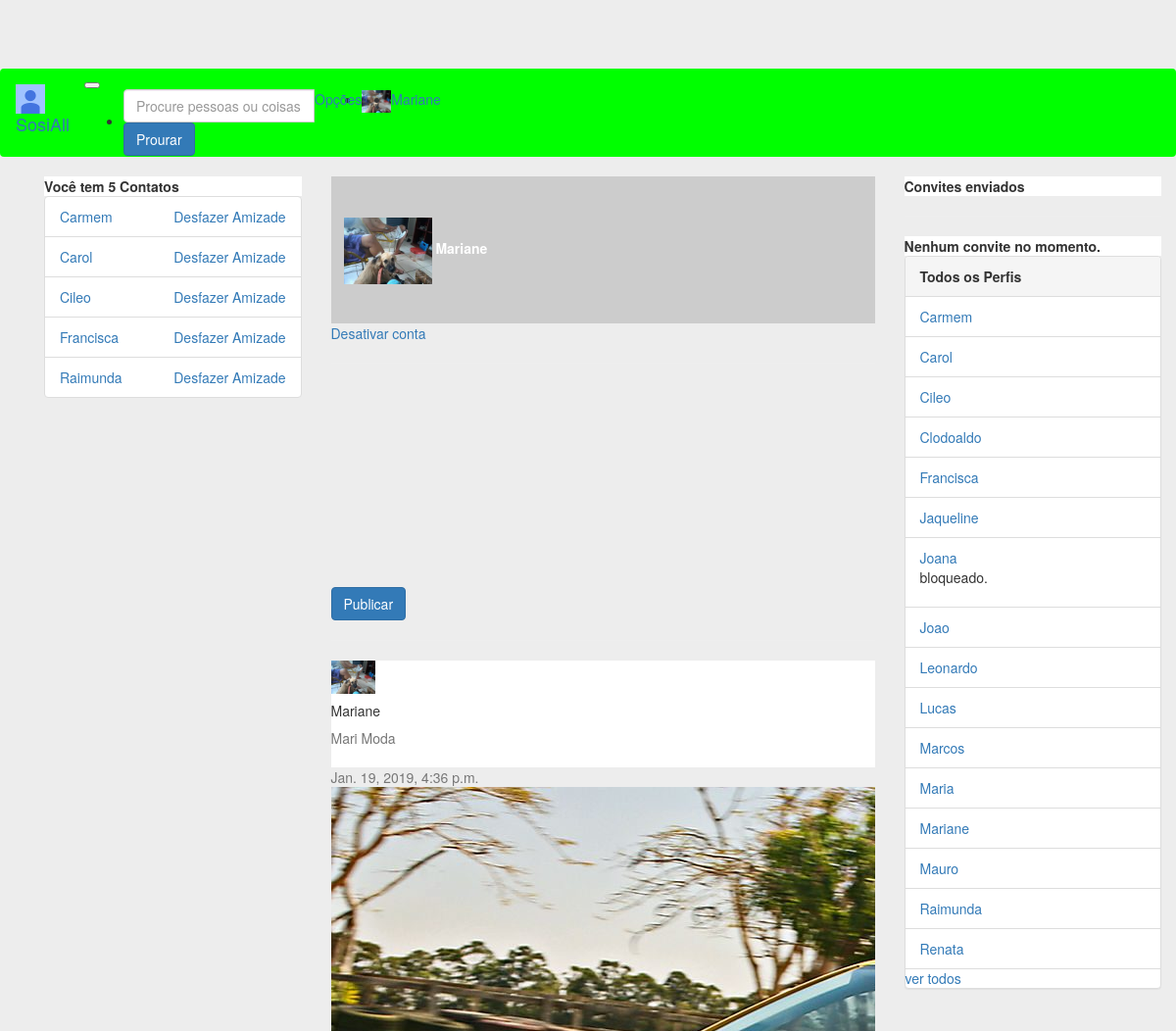
Page /perfil/6 (signed in, upper part) on the earlier database version.
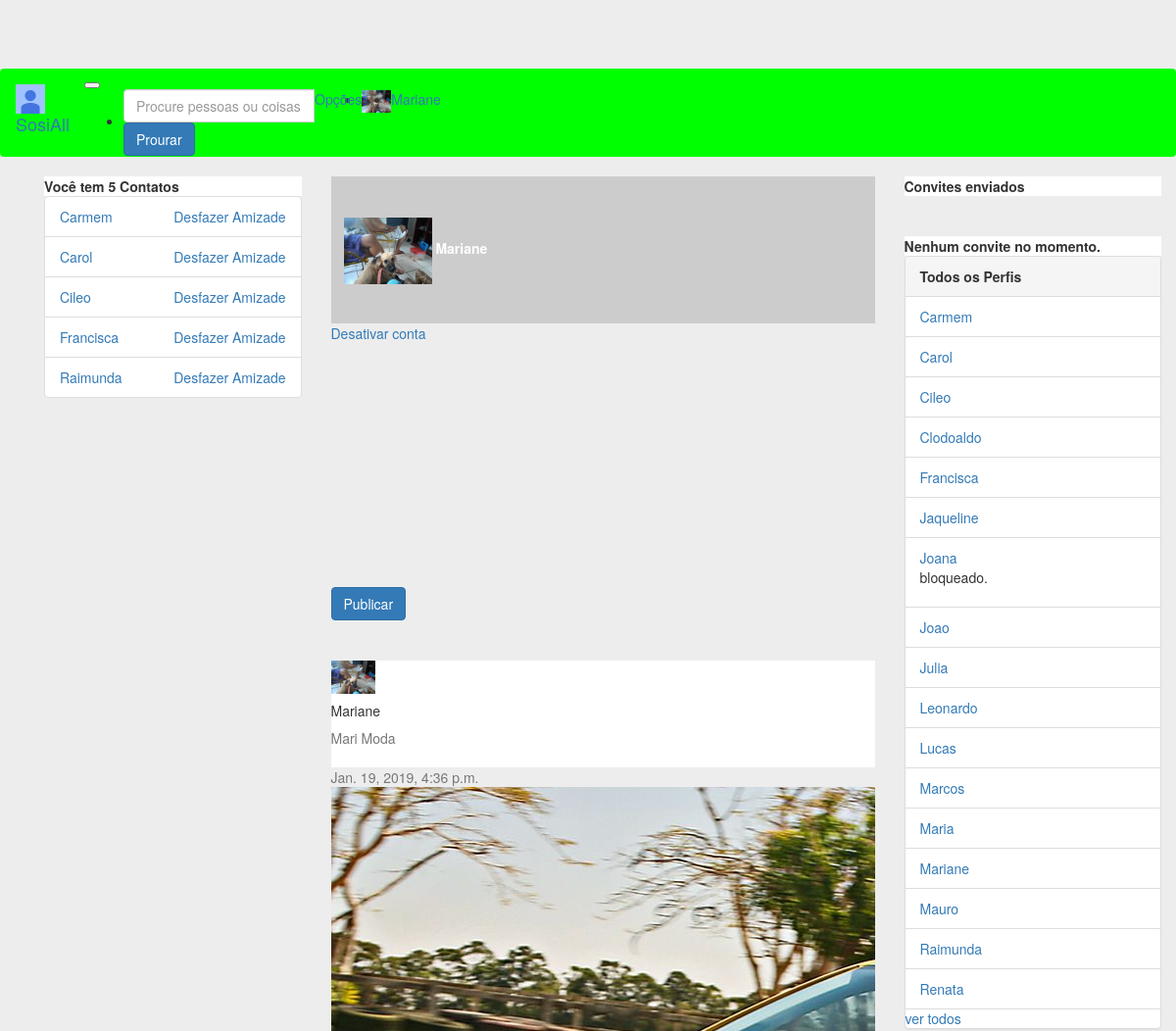
Same page on the later database version.
### perfis/models.py (models this page shows, shortened)
class Perfil(models.Model):
    nome = models.CharField(max_length=255, null=False)
    telefone = models.CharField(max_length=15, null=False)
    nome_empresa = models.CharField(max_length=255, null=False)
    contatos = models.ManyToManyField('Perfil')
    usuario = models.OneToOneField(User, related_name='perfil', on_delete=models.CASCADE)
    criado_em = models.DateTimeField(auto_now_add=True)
    atualizado_em = models.DateTimeField(auto_now=True)
    convidavel = models.BooleanField(blank=True, null=True)
    ativa = models.BooleanField(default=True)
    justificativa = models.TextField(null=True)
    bloqueado = models.BooleanField(default=False)
    error_mensage = models.CharField(max_length=512, null=True)
    foto = models.ImageField(blank=True, null=True, upload_to='media/')
    capa = models.ImageField(blank=True, null=True, upload_to='media/')
    class Meta:
        ordering = ('nome',)
    def pode_convidar(self, perfil):
        nao_pode = self.convite_a_si_mesmo(perfil) or self.ja_eh_contato(perfil) or self.ja_possui_convite(perfil)
        return not nao_pode
    def convite_a_si_mesmo(self, perfil):
        return self == perfil
    def __str__(self):
        return self.nome

### posts/models.py (models this page shows)
class Post(models.Model):
    user = models.ForeignKey(Perfil, related_name='postagens', on_delete=models.DO_NOTHING)
    postagem = models.CharField(max_length=255)
    created_at = models.DateTimeField(auto_now_add=True)
    init = models.BooleanField(default=False)
    def __str__(self):
        return self.postagem
    class Meta:
        ordering = ('-created_at',)

class Image(models.Model):
    post = models.ForeignKey(Post, related_name='imagens', on_delete=models.CASCADE)
    foto = models.ImageField(blank=True, null=True, upload_to='media/')

### perfis/views.py (the view)
# urls.py: path('perfil/<int:perfil_id>', views.exibir_perfil, name='exibir'),
@login_required
def exibir_perfil(request, perfil_id):
    perfil = Perfil.objects.get(id=perfil_id)
    messages = Feedback.objects.filter(perfil=get_perfil_logado(request))
    feedbacks = []
    for msg in messages:
        feedbacks.append(msg.message)
        msg.delete()
    posts = perfil.postagens.all()
    ITEMS_PER_PAGE = 5
    paginator = Paginator(posts, ITEMS_PER_PAGE)
    page = request.GET.get('page',1)
    try:
        posts_page = paginator.get_page(page)
    except InvalidPage:
        posts_page = paginator.get_page(1)
    form = PostModelForm()
    if perfil.bloqueado:
        perfil.error_mensage = 'Conta bloqueada pelos administradores!'
        return render(request, 'perfis/perfil.html',{'perfil_logado': get_perfil_logado(request), 'perfil':perfil})
    if perfil.ativa:
        perfil_logado = get_perfil_logado(request)
        perfil_logado.convidavel = perfil_logado.pode_convidar(perfil)
        if perfil_logado.usuario.is_superuser:
            return render(request, 'perfis/perfil.html',{'perfis': Perfil.objects.all(),
                'perfil': perfil,'perfil_logado': perfil_logado, 'form':form, 'posts':posts_page, 'messages':feedbacks})
        return render(request, 'perfis/perfil.html',{'perfil': perfil,
            'perfil_logado': perfil_logado, 'form':form, 'posts':posts_page, 'messages':feedbacks})
    else:
        perfil.error_mensage = 'Conta temporariamente desativada!'
        return render(request, 'perfis/perfil.html',{'perfil_logado': get_perfil_logado(request),'perfil':perfil})

### posts/forms.py
class PostModelForm(forms.ModelForm):
    class Meta:
        model = Post
        fields = ['postagem']
        widgets = {
            'postagem': forms.Textarea(attrs={'class': 'form-control', 'maxlength': 255, 'rows': '4', 'cols': '20'}),
        }

### perfis/views.py (called while the page is built)
def get_perfil_logado(request):
    return request.user.perfil

### perfis/templates/perfis/perfil.html (shortened to what the changed rows need)
{% extends 'perfis/base_b.html' %}
{% block body %}
{% load static %}
{% if perfil.bloqueado %}
        <div class="alert alert-danger" role="alert">
            <h3>Atenção!</h3>
            <p>{{perfil.error_mensage}}</p>
        </div>
    {% if perfil_logado.usuario.is_superuser %}
        <a href="{% url 'desbloquear' perfil.id %}">Desbloquear</a>
    {% endif %}
{% elif perfil.ativa %}
    <div class="card gedf-card">
        <div class="card-header">
            <div style="position: relative; top: 0em; left: 0em">
                <img  width="100%" height="150em" src="https://picsum.photos/50/50" alt="">
            </div>
            <div style="position:absolute; top:3em; left:2em">
                <img  image-profile class="rounded-circle" src="{{perfil.foto}}" width="90">
                <strong id="white-name">{{perfil.nome}}</strong>
            </div>
        </div>
        <div class="card-footer">
    {% if perfil_logado == perfil %}
            <a href="{% url 'desativar' %}"> Desativar conta</a>
            <hr>
    {% endif %}
        </div>
    </div>
    <div class="card gedf-card">
        <form action="{% url 'add' perfil_logado.id %}" method="POST" enctype="multipart/form-data">
            <div class="card-body">
                <div class="tab-content" id="myTabContent">
                </div>
                <div class="btn-toolbar justify-content-between">
                    <div class="btn-group">
                        <button type="submit" class="btn btn-primary">Publicar</button>
                    </div>
                    <div class="btn-group">
                        <button id="btnGroupDrop1" type="button" class="btn btn-link dropdown-toggle" data-toggle="dropdown" aria-haspopup="true"
                            aria-expanded="false">
                        </button>
                    </div>
                </div>
            </div>
        </form>
    </div>
    <hr>
        {% for post in posts %}
    <div class="card gedf-card">
        <div class="card-header">
            <div class="d-flex justify-content-between align-items-center">
                <div class="d-flex justify-content-between align-items-center">
                    <div class="mr-2">
                        <img class="rounded-circle" width="45" src="{{post.user.foto}}" alt="">
                    </div>
                    <div class="ml-2">
                        <div class="h5 m-0">{{perfil.nome}}</div>
                        <div class="h7 text-muted">{{perfil.nome_empresa}}</div>
                    </div>
                </div>
                <div>
                    <div class="dropdown">
                        <button class="btn btn-link dropdown-toggle" type="button" id="gedf-drop1" data-toggle="dropdown" aria-haspopup="true" aria-expanded="false">
                        </button>
                    </div>
                </div>
            </div>
        </div>
        <div class="card-body">
            <div class="text-muted h7 mb-2"> {{post.created_at}}</div>
                        <div class="card mb-3">
                            <div id="carouselExampleSlidesOnly" class="carousel slide" data-ride="carousel">
                              <div class="carousel-inner">
                                {% for foto in  post.imagens.all%}
                                {% if foto == post.imagens.all.0 %}
                                <div class="carousel-item active">
                                  <img class="d-block w-100" src="{{foto.foto}}" alt="">
                                </div>
                                {% else %}
                                <div class="carousel-item">
                                  <img class="d-block w-100" src="{{foto.foto}}" alt="">
                                </div>
                                {% endif %}
                                {% endfor %}
                              </div>
                        </div>
                    </div>
        </div>
    </div>
    {% endfor %}
{% else %}
         <div class="alert alert-danger" role="alert">
                <h3>Atenção!</h3>
                <p>{{perfil.error_mensage}}</p>
        </div>
{% endif %}
{% endblock %}

### perfis/templates/perfis/base_b.html (shortened to what the changed rows need)
<!DOCTYPE html>
{% load static %}
<html>
<head>
	<link rel="stylesheet" href="{% static 'bootstrap/css/bootstrap.min.css' %}">
    <link rel="stylesheet" href="{% static 'fontawesome/css/fontawesome-all.min.css' %}">
    <link rel="stylesheet" href="{% static 'styles/basic.css' %}">
</head>
<body>
	<nav class="navbar navbar-expand-lg navbar-light fixed-top" id="nav-main">
		<div class="container-fluid">
		 	<div class="collapse navbar-collapse" id="navbarNavDropdown">
			    <ul class="navbar-nav ml-auto">
				     <li class="nav-item">
			        	<a class="nav-link" href="{% url 'exibir' perfil_logado.id %}">{{perfil_logado.nome}}</a>
			     	</li>
			    </ul>
		  	</div>
		</div>
	</nav>
	<div class="container">
    	<div class="container">
    		<div class="row">
    			<div class="col-md-3" id="nav">
    			{% if perfil_logado.bloqueado == False %}
    				<div class="card">
			            {% with total=perfil_logado.contatos.count %}
			                {% if total %}
			                    <ul class="list-group">
			                        {% for perfil in perfil_logado.contatos.all %}
			                            <li class="list-group-item">
			                                <a href="{% url 'exibir' perfil.id %}">
			                                    {{ perfil }}
			                                </a>
			                                <a class="pull-right" href="{% url 'desfazer' perfil.id %}" onclick="return confirm('Deseja mesmo  desfazer amizade com {{perfil.nome}}?')">
			                                    Desfazer Amizade
			                                </a>
			                            </li>
			                        {% endfor %}
			                    </ul>
			                {% else %}
			                    <div class="pcard-header">
			                        <strong>Você não tem contatos</strong>
			                    </div>
			                {% endif %}
			            {% endwith %}
			        </div>
    			{% endif %}
    			</div>
    			<div class="col-md-6">
    				{% block body %}
        			{% endblock %}
    			</div>
    			<div class="col-md-3" id="aside">
			        {% if perfil_logado.usuario.is_superuser %}
			        <div class="panel panel-default">
			            {% if perfis %}
			                <ul class="list-group">
			                {% for perfil in perfis %}
			                    <li class="list-group-item">
			                        <a href="{% url 'exibir' perfil.id %}">{{ perfil.nome }}</a>
			                        {% if perfil.bloqueado%}
			                            <p>bloqueado.</p>
			                        {% endif %}
			                    </li>
			                {% endfor %}
			            {% else %}
			                <p>Não há Perfis Cadastrados!</p>
			            {% endif %}
			            </ul>
			        </div>
    				{% endif %}
    			</div>
    		</div>
    	</div>
	</div>
</body>
</html>

Differences in the rows shown:
added Perfil: nome "Julia"
